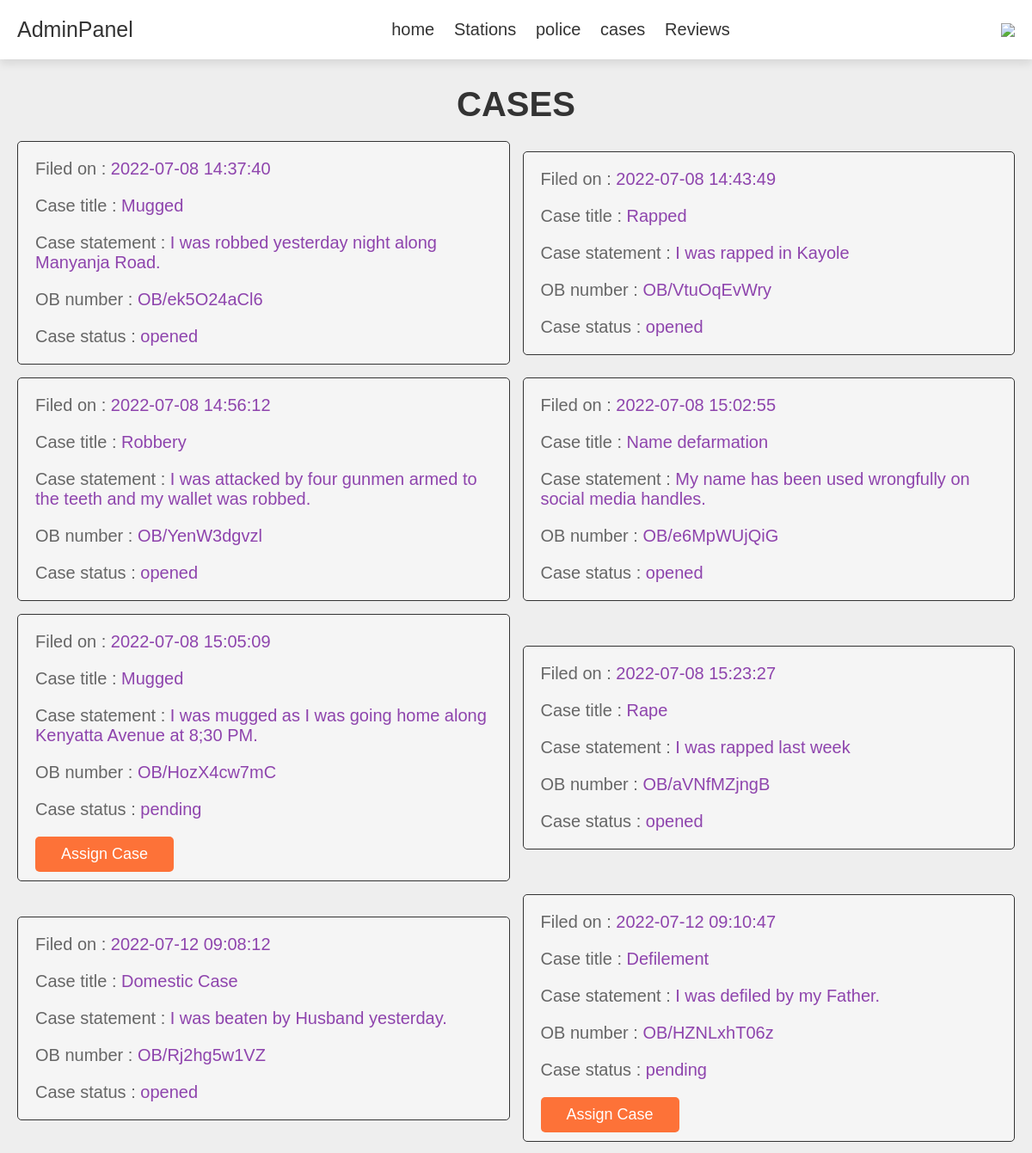
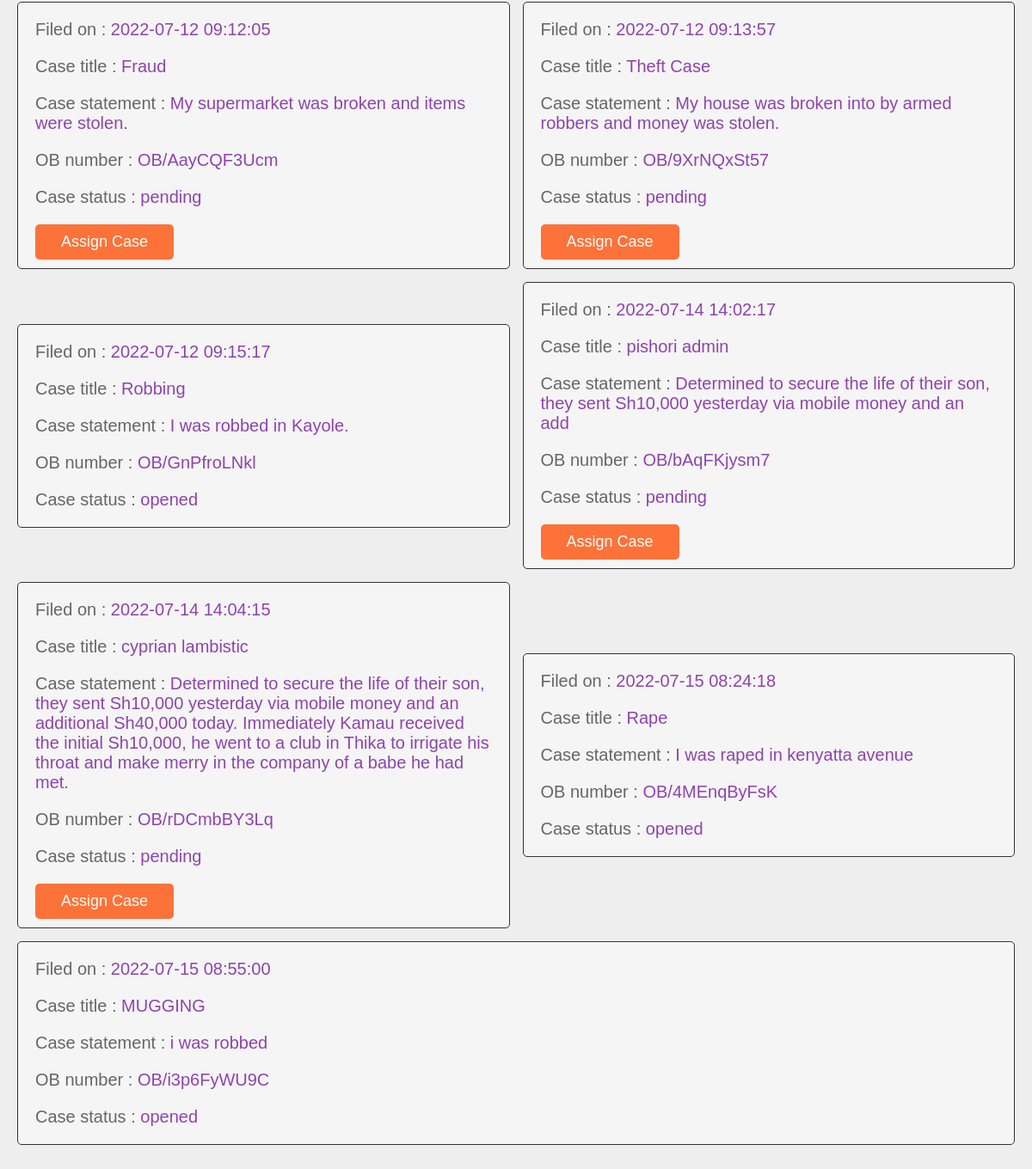
The page /admin_cases.php (signed in) on the database its author committed (2 pictures, top to bottom).
### tables this page shows
CREATE TABLE `cases` (
  `id` int(100) NOT NULL,
  `userid` int(100) NOT NULL,
  `obnumber` varchar(100) NOT NULL,
  `title` varchar(100) NOT NULL,
  `statement` text NOT NULL,
  `date` varchar(100) NOT NULL,
  `status` varchar(100) NOT NULL
);

### admin_cases.php (the view, shortened to what this page needs)
<?php
include 'config.php';
?>
<!DOCTYPE html>
<html lang="en">
<head>
    <link rel="stylesheet" href="css/style.css">
    <link rel="stylesheet" href="css/admin_style.css">
</head>
<body>
    <?php include 'admin_header.php'; ?>
    <section class="placed-orders">
        <h1 class="title">cases</h1>
        <div class="box-container">
            <?php
            $cases_query = mysqli_query($conn, "SELECT * FROM `cases`") or die('query failed');
            if (mysqli_num_rows($cases_query) > 0) {
                while ($fetch_cases = mysqli_fetch_assoc($cases_query)) {
            ?>
                    <div class="box">
                        <p> Filed on : <span><?php echo $fetch_cases['date']; ?></span> </p>
                        <p> Case title : <span><?php echo $fetch_cases['title']; ?></span> </p>
                        <p> Case statement : <span><?php echo $fetch_cases['statement']; ?></span> </p>
                        <p> OB number : <span><?php echo $fetch_cases['obnumber']; ?></span> </p>
                        <p> Case status : <span><?php echo $fetch_cases['status']; ?></span> </p>
                        <?php
                        $case_id = $fetch_cases['id'];
                        $case_assignments_query = mysqli_query($conn, "SELECT * FROM `case_assignments` WHERE `caseid` = '$case_id'") or die('query failed');
                        if (mysqli_num_rows($case_assignments_query) == 0) {
                        ?>
                            <a href="admin_assigncase.php?case_id=<?php echo $fetch_cases['id']; ?>" class="option-btn" onclick="return confirm('assign this case?')">Assign case</a>
                        <?php
                        }
                        ?>
                    </div>
            <?php
                }
            } else {
                echo '<p class="empty">no orders placed yet!</p>';
            }
            ?>
        </div>
    </section>
</body>
</html>

### admin_header.php (shortened to what this page needs)
<header class="header">
    <div class="flex">
        <a href="admin_page.php" class="logo">AdminPanel</a>
        <nav class="navbar">
            <a href="admin_page.php">home</a>
            <a href="admin_stations.php">Stations</a>
            <a href="admin_create_user.php">police</a>
            <a href="admin_cases.php">cases</a>
            <a href="admin_reviews.php">Reviews</a>
        </nav>
        <div class="icons">
            <div id="user-btn"><img src="images/user.png"></div>
        </div>
    </div>
</header>

### style.css (style rules this page uses)
:root { --purple: #8e44ad; --red: #c0392b; --orange: #f39c12; --black: #333; --white: #fff; --light-color: #666; --light-white: #ccc; --light-bg: #f5f5f5; --border: 0.1rem solid var(--black); --box-shadow: 0 0.5rem 1rem rgba(0, 0, 0, 0.1); }
* { font-family: sans-serif; margin: 0; padding: 0; box-sizing: border-box; outline: none; border: none; text-decoration: none; transition: all 0.2s linear; }
html { font-size: 62.5%; overflow-x: hidden; }
section { padding: 50px 100px; }
.title { text-align: center; margin-bottom: 2rem; text-transform: uppercase; color: var(--black); font-size: 4rem; }
.btn, .option-btn, .delete-btn, .white-btn { display: inline-block; margin-top: 1rem; padding: 1rem 3rem; cursor: pointer; color: var(--white); font-size: 1.8rem; border-radius: 0.5rem; text-transform: capitalize; }
.option-btn { background-color: var(--orange); }
.placed-orders .box-container { max-width: 1200px; margin: 0 auto; display: flex; flex-wrap: wrap; align-items: center; gap: 1.5rem; }
.placed-orders .box-container .box { flex: 1 1 40rem; border-radius: 0.5rem; padding: 2rem; border: var(--border); background-color: var(--light-bg); padding: 1rem 2rem; }
.placed-orders .box-container .box p { padding: 1rem 0; font-size: 2rem; color: var(--light-color); }
.placed-orders .box-container .box p span { color: var(--purple); }

### admin_style.css (style rules this page uses)
:root { --purple: #8e44ad; --red: #c0392b; --orange: #f39c12; --black: #333; --white: #fff; --light-color: #666; --light-white: #ccc; --light-bg: #f5f5f5; --border: 0.1rem solid var(--black); --box-shadow: 0 0.5rem 1rem rgba(0, 0, 0, 0.1); }
* { font-family: sans-serif; margin: 0; padding: 0; box-sizing: border-box; outline: none; border: none; text-decoration: none; transition: all 0.2s linear; }
html { font-size: 62.5%; overflow-x: hidden; }
body { background-color: var(--light-bg); }
section { padding: 3rem 2rem; }
.title { text-align: center; margin-bottom: 2rem; text-transform: uppercase; color: var(--black); font-size: 4rem; }
.btn, .option-btn, .delete-btn, .white-btn { display: inline-block; margin-top: 1rem; padding: 1rem 3rem; cursor: pointer; color: var(--white); font-size: 1.8rem; border-radius: 0.5rem; text-transform: capitalize; }
.option-btn { background-color: var(--orange); }
.header { position: sticky; top: 0; left: 0; right: 0; z-index: 1000; background-color: var(--white); box-shadow: var(--box-shadow); }
.header .flex { display: flex; align-items: center; padding: 2rem; justify-content: space-between; position: relative; max-width: 1200px; margin: 0 auto; }
.header .flex .logo { font-size: 2.5rem; color: var(--black); }
.header .flex .navbar a { margin: 0 1rem; font-size: 2rem; color: var(--black); }
.header .flex .icons div { margin-left: 1.5rem; font-size: 2.5rem; cursor: pointer; color: var(--black); }
a { text-decoration: none; }
:root { --poppins: 'Poppins', sans-serif; --lato: 'Lato', sans-serif; --light: #F9F9F9; --blue: #3C91E6; --light-blue: #CFE8FF; --grey: #eee; --dark-grey: #AAAAAA; --dark: #342E37; --red: #DB504A; --yellow: #FFCE26; --light-yellow: #FFF2C6; --orange: #FD7238; --light-orange: #FFE0D3; }
body { background: var(--grey); overflow-x: hidden; }

### rows shown on the page
cases: date "2022-07-08 14:37:40", title "Mugged", statement "I was robbed yesterday night along Manyanja Road.", obnumber "OB/ek5O24aCl6", status "opened"
cases: date "2022-07-08 14:43:49", title "Rapped", statement "I was rapped in Kayole", obnumber "OB/VtuOqEvWry", status "opened"
cases: date "2022-07-08 14:56:12", title "Robbery", statement "I was attacked by four gunmen armed to the teeth and my wallet was robbed.", obnumber "OB/YenW3dgvzl", status "opened"
cases: date "2022-07-08 15:02:55", title "Name defarmation", statement "My name has been used wrongfully on social media handles.", obnumber "OB/e6MpWUjQiG", status "opened"
cases: date "2022-07-08 15:05:09", title "Mugged", statement "I was mugged as I was going home along Kenyatta Avenue at 8;30 PM.", obnumber "OB/HozX4cw7mC", status "pending"
cases: date "2022-07-08 15:23:27", title "Rape", statement "I was rapped last week", obnumber "OB/aVNfMZjngB", status "opened"
cases: date "2022-07-12 09:08:12", title "Domestic Case", statement "I was beaten by Husband yesterday.", obnumber "OB/Rj2hg5w1VZ", status "opened"
cases: date "2022-07-12 09:10:47", title "Defilement", statement "I was defiled by my Father.", obnumber "OB/HZNLxhT06z", status "pending"
cases: date "2022-07-12 09:12:05", title "Fraud", statement "My supermarket was broken and items were stolen.", obnumber "OB/AayCQF3Ucm", status "pending"
cases: date "2022-07-12 09:13:57", title "Theft Case", statement "My house was broken into by armed robbers and money was stolen.", obnumber "OB/9XrNQxSt57", status "pending"
cases: date "2022-07-12 09:15:17", title "Robbing", statement "I was robbed in Kayole.", obnumber "OB/GnPfroLNkl", status "opened"
cases: date "2022-07-14 14:02:17", title "pishori admin", statement "Determined to secure the life of their son, they sent Sh10,000 yesterday via mobile money and an add", obnumber "OB/bAqFKjysm7", status "pending"
cases: date "2022-07-14 14:04:15", title "cyprian lambistic", statement "Determined to secure the life of their son, they sent Sh10,000 yesterday via mobile money and an additional Sh40,000 today. Immediately Kamau received the initial Sh10,000, he went to a club in Thika to irrigate his throat and make merry in the company of a babe he had met.", obnumber "OB/rDCmbBY3Lq", status "pending"
cases: date "2022-07-15 08:24:18", title "Rape", statement "I was raped in kenyatta avenue", obnumber "OB/4MEnqByFsK", status "opened"
cases: date "2022-07-15 08:55:00", title "MUGGING", statement "i was robbed", obnumber "OB/i3p6FyWU9C", status "opened"
